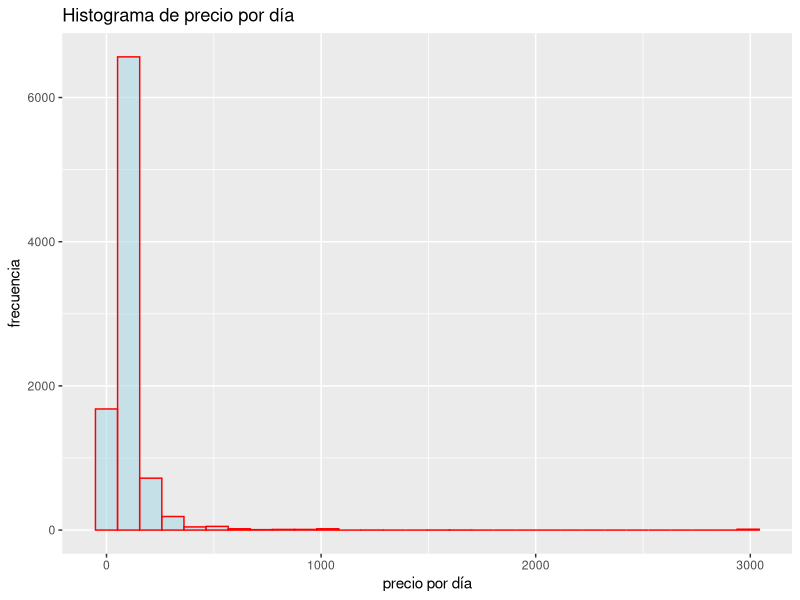
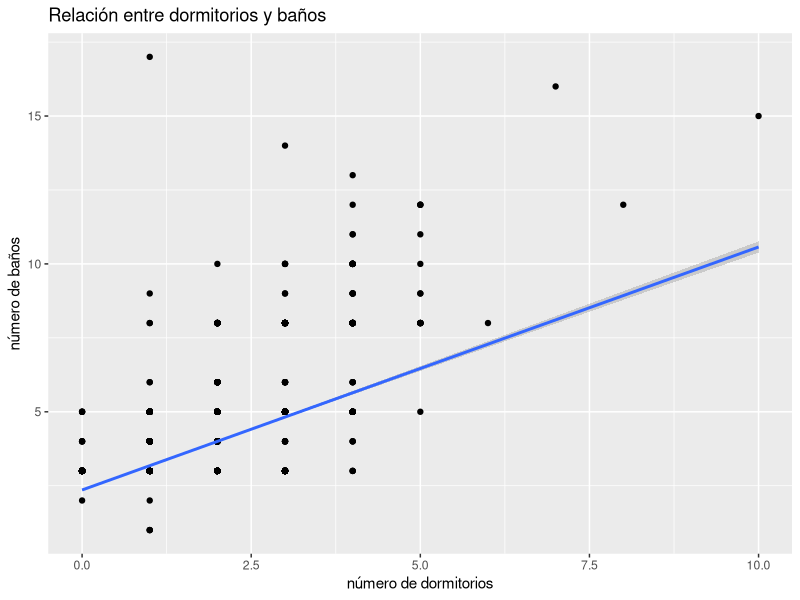
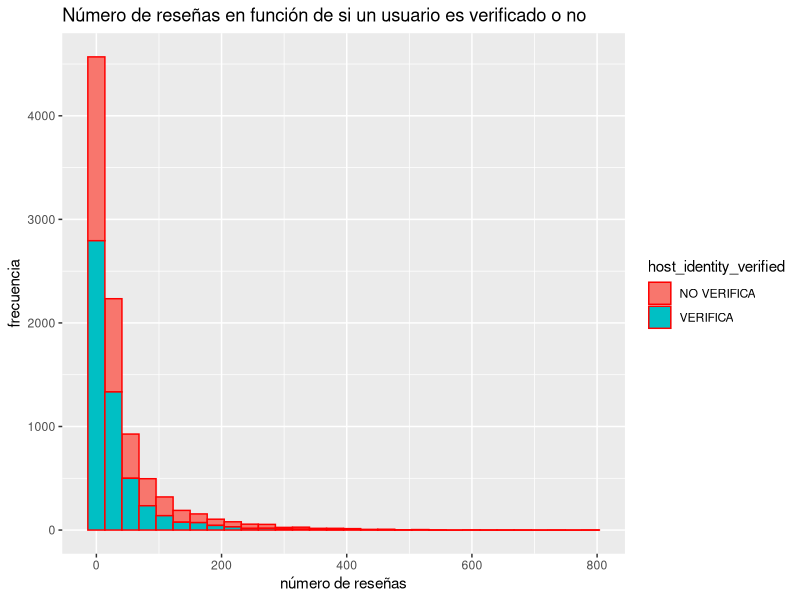
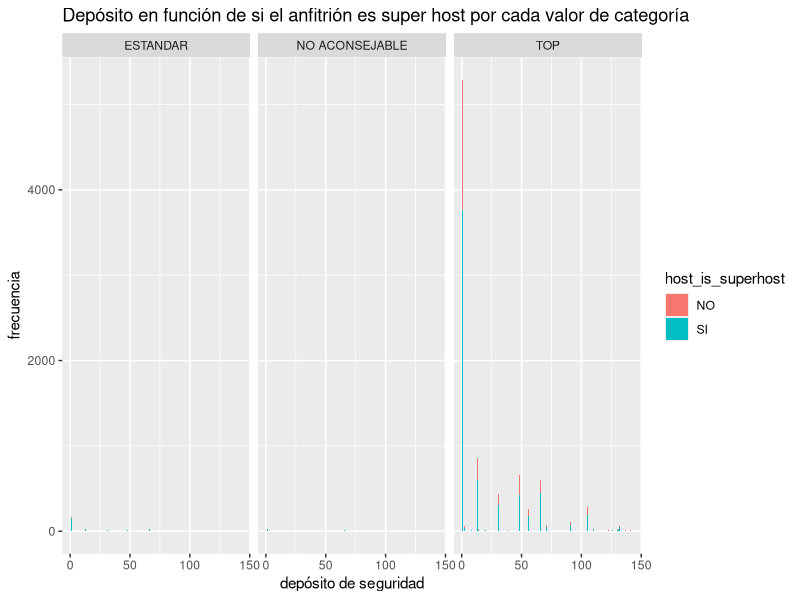

Generate these figures, in order, with R:
## ---- chunk 1
library(tidyr)
library(dplyr)
library(ggplot2)
## ---- chunk 2
df <- read.csv("Airbnb_Milan.csv", header = TRUE)
## ---- chunk 3
# Empleamos “subset" y seleccionamos las columnas a tener en cuenta, simplemente copiando sus denominaciones del enunciado, a través del parámetro “select”:

df_sample <- subset(df, select = c("host_is_superhost", "host_identity_verified", "bathrooms", "bedrooms", "daily_price", "security_deposit", "minimum_nights", "number_of_reviews", "review_scores_rating"))

head(df_sample) # Comprobamos que los cambios se han aplicado en la muestra creada a partir del dataframe.
## ---- chunk 4
# El comando "recode" se encuentra en el paquete "car", instalado previamente en el entorno gráfico. Realizado esto, se aplica la función "recode" de la siguiente manera:

df_sample$host_is_superhost <- recode(df_sample$host_is_superhost, "0" = "SI", "1" = "NO")

head(df_sample) # Comprobamos que los cambios se han aplicado.
## ---- chunk 5
# Aplicamos la función "recode" como en el ejercicio anterior:

df_sample$host_identity_verified <- recode(df_sample$host_identity_verified, "0" = "VERIFICA", "1" = "NO VERIFICA")

head(df_sample) # Comprobamos que los cambios se han aplicado.
## ---- chunk 6
# La función “summary” devuelve un resumen estadístico de la muestra

summary(df_sample)
## ---- chunk 7
# Podemos filtrar la variable de la misma manera que indexamos un vector o bien utilizando la función "filter" de la librería "Dplyr" (aplicamos esta última).

# df_sample[df_sample$minimum_nights <= 7,]

filter(df_sample, minimum_nights <= 7)

# Tras aplicar el filtro, la longitud del dataframe se ha reducido de 9322 filas, como se puede comprobar en el ejercicio anterior, a 9005 filas.
## ---- chunk 8
# Concatenamos las siguientes funciones: primero, seleccionamos las columnas a tener en cuenta, después agrupamos los datos de la variable "host_identity_verified" y, a continuación, mostramos la estadística aplicada sobre la variable "daily_price", en este caso la media.

df_sample %>% select(host_identity_verified, daily_price) %>% group_by(host_identity_verified) %>% summarise(mean_daily_price = mean(daily_price))

# Se puede comprobar que ambos precios medios no varían de manera significativa en función de si el anfitrión tiene verificado o no su perfil.
## ---- chunk 9
# Realizamos este ejercicio de manera similar al anterior, incluyendo como estadística a obtener el valor máximo del número de reseñas:

df_sample %>% select(host_is_superhost, number_of_reviews) %>% group_by(host_is_superhost) %>% summarise(max(number_of_reviews))

# Un alojamiento categorizado como "no super host" ha obtenido un número de reseñas superior al número máximo de reseñas de un "super host".
## ---- chunk 10
# A pesar de la falta de claridad de la pregunta, entendemos que se desea obtener la puntuación media de las calificaciones obtenidas en las reseñas ("review_scores_rating") teniendo en cuenta, como en la cuestión anterior, las categorías de la variable "host_is_superhost". Esto se calcularía de manera semejante a los dos ejercicios precedentes.

df_sample %>% select(host_is_superhost, review_scores_rating) %>% group_by(host_is_superhost) %>% summarise(mean_scores = mean(review_scores_rating))

# La puntuación media de los alojamientos categorizados como "no super host" es superior (96.92) a la puntuación media de los alojamientos "super host" (91.61).
## ---- chunk 11
# Creamos el vector para ser incluido como una nueva columna, al que asignamos la sentencia condicional indicada en el enunciado. Lo hacemos a través de la función "ifelse", que es la versión vectorizada del condicional "if else".

df_sample$CATEGORIA <- factor(ifelse(df_sample$review_scores_rating <= 49, "NO ACONSEJABLE", ifelse(df_sample$review_scores_rating <= 75, "ESTANDAR", "TOP")))

df_sample # Comprobamos que los cambios se han aplicado.
## ---- chunk 12
# "table" muestra la frecuencia de los valores únicos de una variable.

table(df_sample$CATEGORIA)

# La mayor parte de los alojamientos obtienen la categoría de "Top", seguido por un valor bastante más inferior por la categoría "Estandar" y una reducida parte por la categoría "No aconsejable", de acuerdo a la puntuación de las reseñas.
## ---- chunk 13
ggplot(df_sample) +
  geom_histogram(mapping = aes(daily_price), color = "red", fill = "lightblue", alpha = 0.6) +
  ggtitle("Histograma de precio por día") + 
  xlab("precio por día") +
  ylab("frecuencia")

# Atendiendo a la gráfica, se puede decir que la mayoría de los alojamientos comparten un precio por día semejante, con valores medios en torno a 103-104 aproximadamente, como se deduce del ejercicio 7.
## ---- chunk 14
# Para estudiar la relación entre los dormitorios y los baños, realizamos una regresión lineal, incluyendo smooth.

ggplot(df_sample) +
  geom_point(mapping = aes(x = bedrooms, y = bathrooms)) + geom_smooth(aes(bedrooms, bathrooms),  method = lm) +
  ggtitle("Relación entre dormitorios y baños") + 
  xlab("número de dormitorios") +
  ylab("número de baños")

# Se puede decir que hay una relación significativa entre el número de dormitorios y el de baños de los alojamientos pues, en general, a mayor número de los primeros tienden a aumentar los segundos.
## ---- chunk 15
ggplot(df_sample) +
  geom_histogram(mapping = aes(number_of_reviews, fill = host_identity_verified), color = "red") +
  ggtitle("Número de reseñas en función de si un usuario es verificado o no") + 
  xlab("número de reseñas") +
  ylab("frecuencia")

# Como se muestra en el histograma, los anfitriones que no tienen verificado su perfil obtienen mayor número de reseñas que los que sí tienen verificado su perfil. En cualquier caso, la mayoría recibe menos de 50 de reseñas.
## ---- chunk 16
# Aplicamos facetting para descomponer una gráfica en tantas gráficas como valores únicos tiene la variable "CATEGORIA".

ggplot(df_sample, mapping = aes(security_deposit)) +
  geom_bar(aes(fill=host_is_superhost)) +
  facet_wrap( ~ CATEGORIA) +
  ggtitle("Depósito en función de si el anfitrión es super host por cada valor de categoría") +   xlab("depósito de seguridad") +
  ylab("frecuencia")

# A la luz del histograma se puede afirmar que la mayoría de los anfitriones están catalogados como "Top", tal y como se comprobó en el ejercicio 11. En relación con esto, la mayoría de los anfitriones se consideran "super host". En todos los casos, el depósito que se les entrega a los anfitriones representa los valores más bajos.
